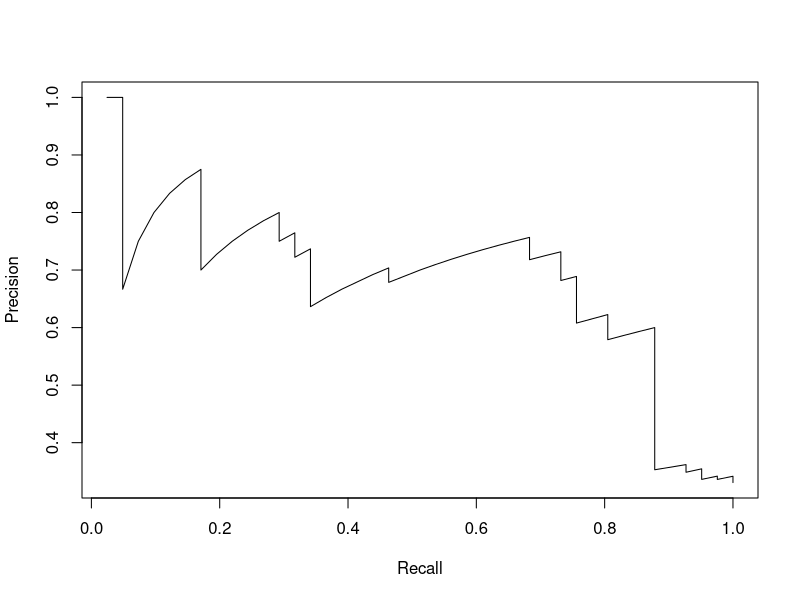

Generate this figure with R:
library(e1071)
library(MASS)
library(ROCR)

cat("cats dataset prediction of sex precision/recall curve")

data(cats)

# set random ordering
rng = sample(144, 144)
train_vals = rng[1:20]
test_vals = rng[21:144]

gen_metrics <- function(class_name) {
    x <- subset(cats, select = -Sex)
    y <- 1 * (subset(cats, select = Sex) == class_name)

    train_x <- x[train_vals,]
    train_y <- y[train_vals,]

    test_x <- x[test_vals,]
    test_y <- y[test_vals,]

    svm_model <- svm(Sex ~ ., data = data.frame(x,Sex=y))
    pred <- predict(svm_model, test_x)
    pp <- prediction(pred, test_y)
    prf <- performance(pp, "auc")
    plot(performance(pp, "prec", "rec"))
    prf@y.values
}

# make female positive examples
gen_metrics('F')
